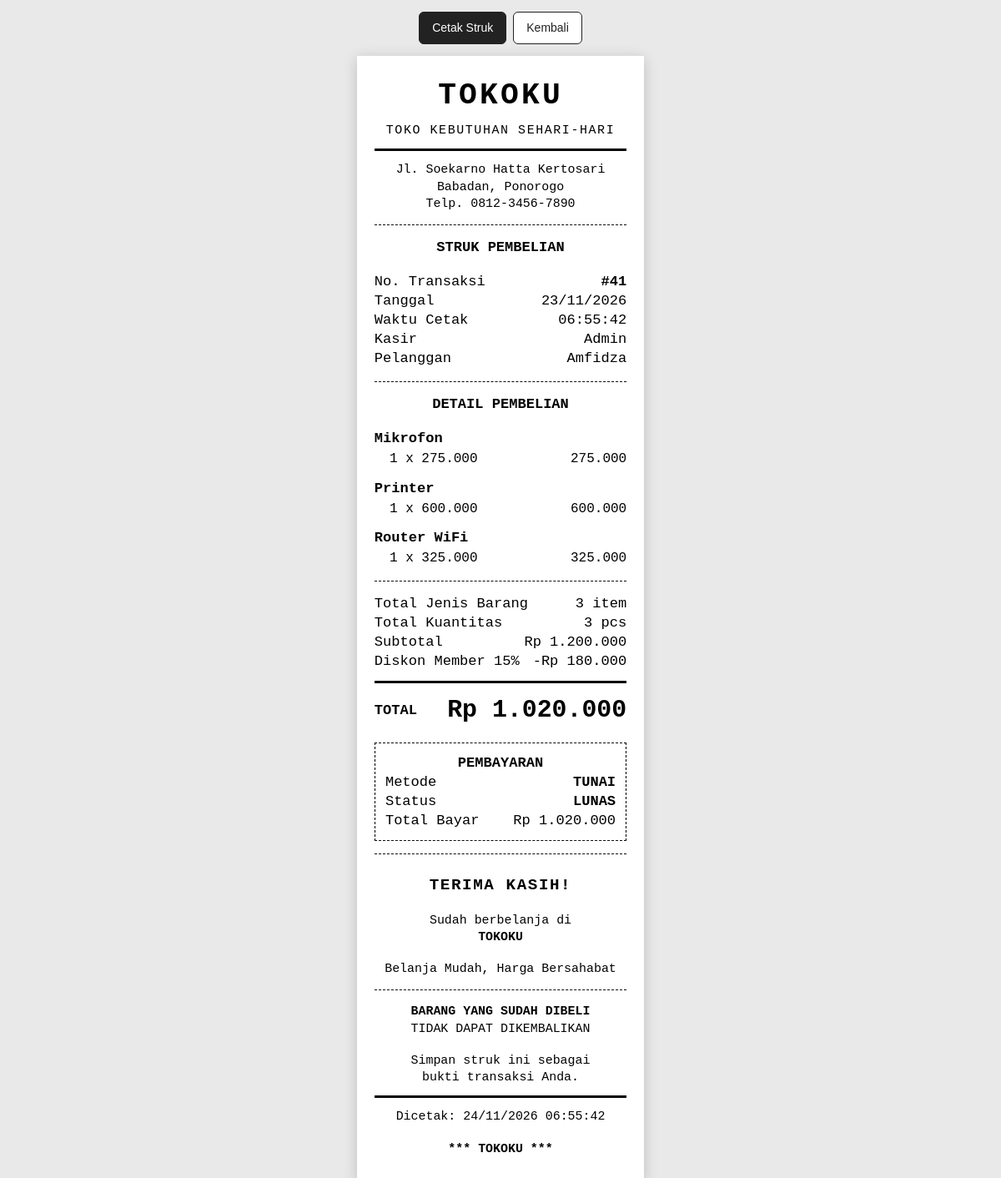
/tokoku/struk.php?id=41 (signed in), run on the app's committed database.
### tables this page shows
CREATE TABLE `tbl_transaksi` (
  `id_transaksi` int(11) NOT NULL,
  `tanggal` date DEFAULT NULL,
  `id_pelanggan` int(11) DEFAULT NULL,
  `total_belanja` decimal(12,2) DEFAULT NULL,
  `metode_bayar` varchar(10) NOT NULL DEFAULT 'tunai',
  `subtotal` decimal(12,2) DEFAULT NULL,
  `diskon_persen` decimal(5,2) NOT NULL DEFAULT 0.00,
  `diskon` decimal(12,2) NOT NULL DEFAULT 0.00,
  `id_member` int(11) DEFAULT NULL,
  `poin_didapat` int(11) DEFAULT 0
);

CREATE TABLE `tbl_pelanggan` (
  `id_pelanggan` int(11) NOT NULL,
  `nama_pelanggan` varchar(100) DEFAULT NULL,
  `kota` varchar(50) DEFAULT NULL
);

CREATE TABLE `tbl_detail_transaksi` (
  `id_detail` int(11) NOT NULL,
  `id_transaksi` int(11) DEFAULT NULL,
  `id_produk` int(11) DEFAULT NULL,
  `nama_produk` varchar(100) DEFAULT NULL,
  `jumlah` int(11) DEFAULT NULL,
  `harga` decimal(12,2) DEFAULT NULL
);

### tokoku/includes/auth.php (called while the page is built, shortened)
<?php
function user_role()
{
    return $_SESSION['user']['role'] ?? null;
}

### tokoku/includes/functions.php (called while the page is built, shortened)
<?php
function e($value)
{
    return htmlspecialchars((string) $value, ENT_QUOTES, 'UTF-8');
}

### tokoku/struk.php (the view, shortened to what this page needs)
<?php
require_once __DIR__ . '/config/database.php';
require_once __DIR__ . '/includes/functions.php';
require_once __DIR__ . '/includes/auth.php';
$namaToko = 'TOKOKU';
$alamatToko = [
    'Jl. Soekarno Hatta Kertosari',
    'Babadan, Ponorogo'
];
$kontakToko = [
    'Telp. 0812-3456-7890'
];
$sloganToko = 'Belanja Mudah, Harga Bersahabat';
$id = (int) ($_GET['id'] ?? 0);
$stmt = $pdo->prepare("
    SELECT
        t.id_transaksi,
        t.tanggal,
        t.total_belanja,
        t.subtotal,
        t.diskon,
        t.diskon_persen,
        t.id_pelanggan,
        p.nama_pelanggan
    FROM tbl_transaksi t
    LEFT JOIN tbl_pelanggan p
        ON t.id_pelanggan = p.id_pelanggan
    WHERE t.id_transaksi = ?
");
$stmt->execute([$id]);
$transaksi = $stmt->fetch();
$linkKembali = user_role() === 'pelanggan'
    ? 'index.php?page=riwayat'
    : 'index.php?page=transaksi';
$stmt = $pdo->prepare("
    SELECT nama_produk, jumlah, harga
    FROM tbl_detail_transaksi
    WHERE id_transaksi = ?
    ORDER BY id_detail
");
$stmt->execute([$id]);
$items = $stmt->fetchAll();
$totalPcs = 0;
foreach ($items as $item) {
    $totalPcs += (int) $item['jumlah'];
}
function angka($nilai)
{
    return number_format((float) $nilai, 0, ',', '.');
}
?>
<!DOCTYPE html>
<html lang="id">
<head>
</head>
<body>
<div class="toolbar">
    <button type="button" onclick="window.print()">
        Cetak Struk
    </button>
    <a href="<?= e($linkKembali) ?>">
        Kembali
    </a>
</div>
<div class="struk" id="struk">
    <div class="tengah">
        <div class="nama-toko">
            <?= e($namaToko) ?>
        </div>
        <div class="subjudul">
            TOKO KEBUTUHAN SEHARI-HARI
        </div>
        <div class="garis-tebal"></div>
        <?php foreach ($alamatToko as $baris): ?>
            <div class="mini">
                <?= e($baris) ?>
            </div>
        <?php endforeach; ?>
        <?php foreach ($kontakToko as $baris): ?>
            <div class="mini">
                <?= e($baris) ?>
            </div>
        <?php endforeach; ?>
    </div>
    <div class="garis"></div>
    <div class="tengah bold">
        STRUK PEMBELIAN
    </div>
    <div class="blok">
        <div class="baris">
            <span>No. Transaksi</span>
            <span class="bold">
                #<?= e($transaksi['id_transaksi']) ?>
            </span>
        </div>
        <div class="baris">
            <span>Tanggal</span>
            <span>
                <?= e(date('d/m/Y', strtotime($transaksi['tanggal']))) ?>
            </span>
        </div>
        <div class="baris">
            <span>Waktu Cetak</span>
            <span>
                <?= e(date('H:i:s')) ?>
            </span>
        </div>
        <div class="baris">
            <span>Kasir</span>
            <span>
                Admin
            </span>
        </div>
        <div class="baris">
            <span>Pelanggan</span>
            <span>
                <?= e($transaksi['nama_pelanggan'] ?? '-') ?>
            </span>
        </div>
    </div>
    <div class="garis"></div>
    <div class="bold tengah">
        DETAIL PEMBELIAN
    </div>
    <div class="blok">
        <?php if (empty($items)): ?>
            <div class="tengah mini">
                Tidak ada detail produk.
            </div>
        <?php else: ?>
            <?php foreach ($items as $item): ?>
                <div class="item">
                    <div class="item-nama">
                        <?= e($item['nama_produk']) ?>
                    </div>
                    <div class="baris item-harga">
                        <span>
                            <?= e($item['jumlah']) ?> x
                            <?= angka($item['harga']) ?>
                        </span>
                        <span>
                            <?= angka($item['harga'] * $item['jumlah']) ?>
                        </span>
                    </div>
                </div>
            <?php endforeach; ?>
        <?php endif; ?>
    </div>
    <div class="garis"></div>
    <div class="baris">
        <span>Total Jenis Barang</span>
        <span>
            <?= count($items) ?> item
        </span>
    </div>
    <div class="baris">
        <span>Total Kuantitas</span>
        <span>
            <?= e($totalPcs) ?> pcs
        </span>
    </div>
    <?php if ((float) $transaksi['diskon'] > 0): ?>
        <div class="baris">
            <span>Subtotal</span>
            <span>
                Rp <?= angka($transaksi['subtotal']) ?>
            </span>
        </div>
        <div class="baris">
            <span>Diskon Member <?= angka($transaksi['diskon_persen']) ?>%</span>
            <span>
                -Rp <?= angka($transaksi['diskon']) ?>
            </span>
        </div>
    <?php endif; ?>
    <div class="garis-tebal"></div>
    <div class="total">
        <span>TOTAL</span>
        <span class="total-angka">
            Rp <?= angka($transaksi['total_belanja']) ?>
        </span>
    </div>
    <div class="info-box">
        <div class="tengah bold">
            PEMBAYARAN
        </div>
        <div class="baris">
            <span>Metode</span>
            <span class="bold"><?= e(strtoupper($transaksi['metode_bayar'] ?? 'TUNAI')) ?></span>
        </div>
        <div class="baris">
            <span>Status</span>
            <span class="bold">
                LUNAS
            </span>
        </div>
        <div class="baris">
            <span>Total Bayar</span>
            <span>
                Rp <?= angka($transaksi['total_belanja']) ?>
            </span>
        </div>
    </div>
    <div class="garis"></div>
    <div class="footer tengah">
        <div class="footer-title">
            TERIMA KASIH!
        </div>
        <div class="blok">
            Sudah berbelanja di
        </div>
        <div class="bold">
            <?= e($namaToko) ?>
        </div>
        <div class="blok">
            <?= e($sloganToko) ?>
        </div>
        <div class="garis"></div>
        <div class="bold">
            BARANG YANG SUDAH DIBELI
        </div>
        <div>
            TIDAK DAPAT DIKEMBALIKAN
        </div>
        <div class="blok">
            Simpan struk ini sebagai
        </div>
        <div>
            bukti transaksi Anda.
        </div>
        <div class="garis-tebal"></div>
        <div class="mini">
            Dicetak: <?= e(date('d/m/Y H:i:s')) ?>
        </div>
        <div class="blok bold">
            *** TOKOKU ***
        </div>
    </div>
</div>
</body>
</html>

### tokoku/struk.php (style rules this page uses)
* { box-sizing: border-box; }
body { margin: 0; background: #e9e9e9; color: #000; font-family: "Courier New", Courier, monospace; font-size: 8pt; line-height: 1.35; }
.toolbar { display: flex; justify-content: center; gap: 8px; padding: 14px; font-family: Arial, sans-serif; }
.toolbar button, .toolbar a { padding: 9px 15px; border: 1px solid #222; border-radius: 6px; background: #fff; color: #222; font-size: 14px; text-decoration: none; cursor: pointer; }
.toolbar button { background: #222; color: #fff; }
.struk { width: 57mm; margin: 0 auto 24px; padding: 4mm 3.5mm 5mm; background: #fff; }
@media screen { .struk { zoom: 1.6; box-shadow: 0 2px 10px rgba(0,0,0,.18); } }
.tengah { text-align: center; }
.nama-toko { font-size: 17pt; font-weight: bold; letter-spacing: 2px; }
.subjudul { font-size: 7pt; letter-spacing: 1px; margin-top: 1mm; }
.mini { font-size: 7pt; }
.bold { font-weight: bold; }
.blok { margin-top: 3mm; }
.garis { border-top: 1px dashed #000; margin: 2.5mm 0; }
.garis-tebal { border-top: 2px solid #000; margin: 2mm 0; }
.baris { display: flex; justify-content: space-between; gap: 2mm; }
.baris span:last-child { text-align: right; }
.item { margin-top: 2mm; break-inside: avoid; }
.item-nama { font-weight: bold; overflow-wrap: anywhere; }
.item-harga { padding-left: 3mm; font-size: 7.5pt; margin-top: .5mm; }
.total { display: flex; justify-content: space-between; align-items: center; margin-top: 2mm; font-weight: bold; }
.total-angka { font-size: 14pt; }
.info-box { border: 1px dashed #000; padding: 2mm; margin-top: 3mm; }
.footer { margin-top: 4mm; font-size: 7pt; }
.footer-title { font-size: 9pt; font-weight: bold; letter-spacing: 1px; }

### data on the page
tbl_transaksi: id_transaksi "41", tanggal "23/11/2026", id_pelanggan.nama_pelanggan "Amfidza", subtotal "1.200.000", diskon_persen "15", diskon "180.000", total_belanja "1.020.000"
tbl_detail_transaksi: nama_produk "Mikrofon", jumlah "1", harga "275.000", angka($item['harga'] * $item['jumlah']) "275.000"
tbl_detail_transaksi: nama_produk "Printer", jumlah "1", harga "600.000", angka($item['harga'] * $item['jumlah']) "600.000"
tbl_detail_transaksi: nama_produk "Router WiFi", jumlah "1", harga "325.000", angka($item['harga'] * $item['jumlah']) "325.000"

### other printed values
$namaToko "TOKOKU"
$baris "Jl. Soekarno Hatta Kertosari"
$baris "Babadan, Ponorogo"
$baris "Telp. 0812-3456-7890"
count($items) "3"
$totalPcs "3"
$transaksi['metode_bayar'] "TUNAI"
$sloganToko "Belanja Mudah, Harga Bersahabat"
